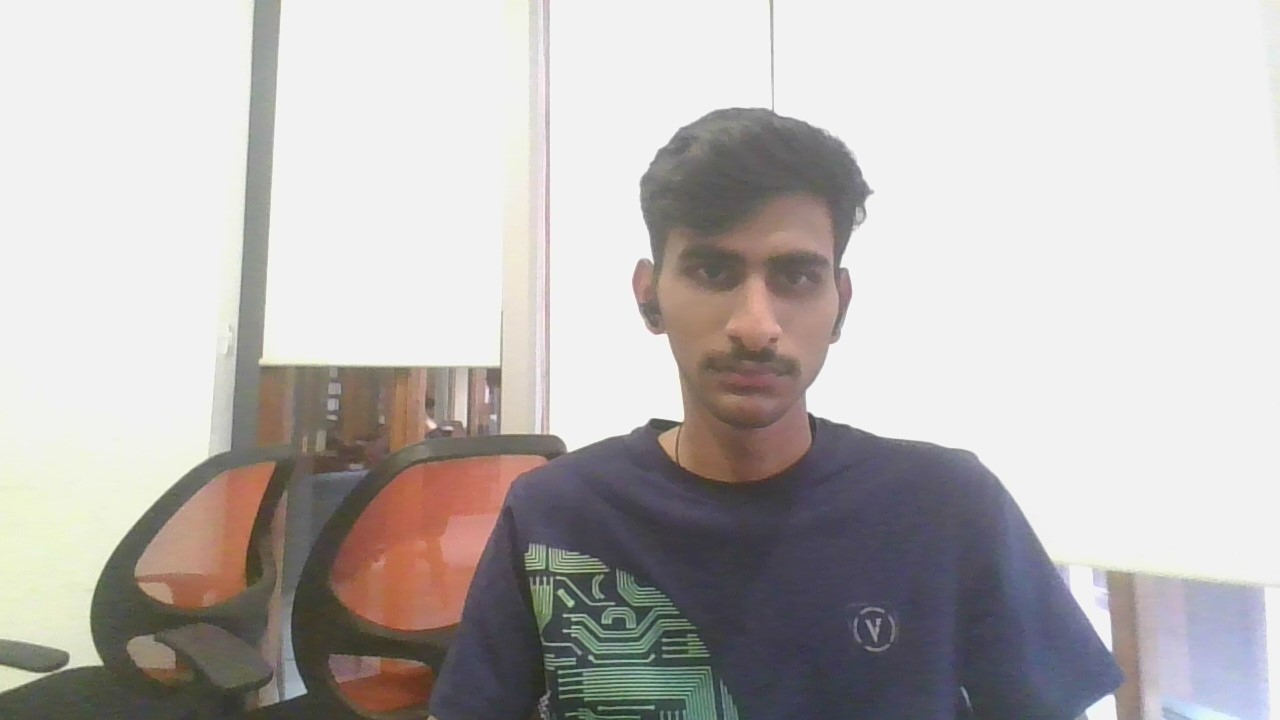
#> input picture photo.jpg, 1280 x 720 px
$ python read.py
#> lines starting #> are read from the running program, lines starting #| are printed output that depends on the picture
import cv2 as cv
import numpy as np

blank =np.zeros((500,500,3),dtype='uint8')


#converting into grayscale image


img =  cv.imread('photo.jpg')
#> img is the input picture: shape (720, 1280, 3); mean B, G, R 181.9, 183.3, 187.5
gray = cv.cvtColor(img,cv.COLOR_BGR2GRAY)
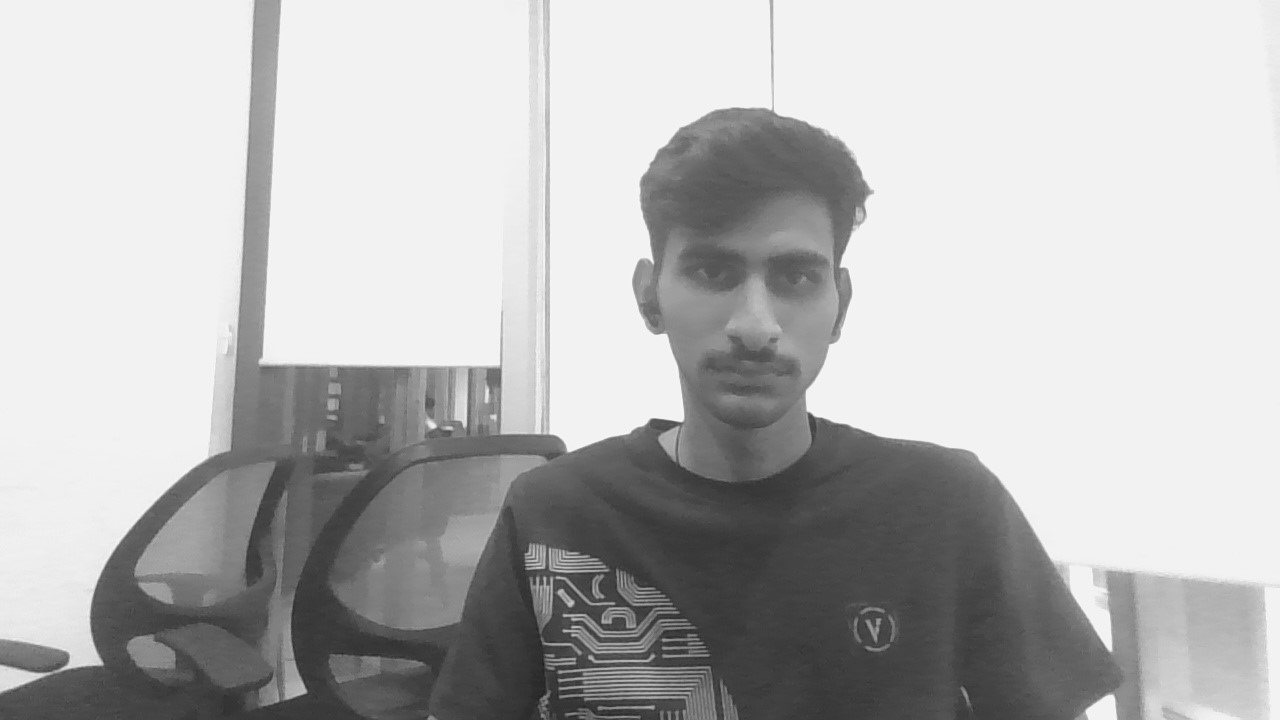
#> gray: shape (720, 1280); min 29, max 254, mean 184.4
cv.rectangle(blank,(0,0),(250,250),(0,0,255),thickness=2)
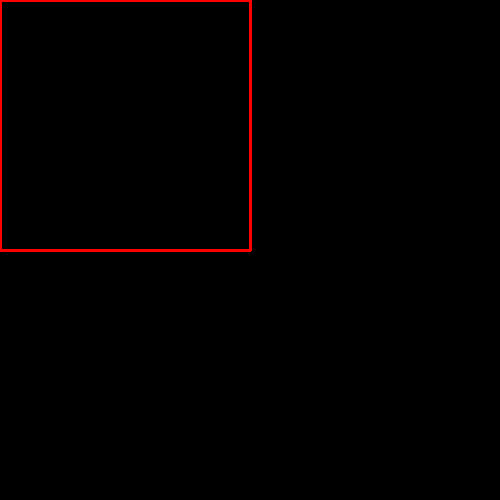
#> blank: shape (500, 500, 3); mean of channels 0, 1, 2 0, 0, 2.5; drawn as B, G, R
cv.imshow('blank',gray)
cv.waitKey(0)
